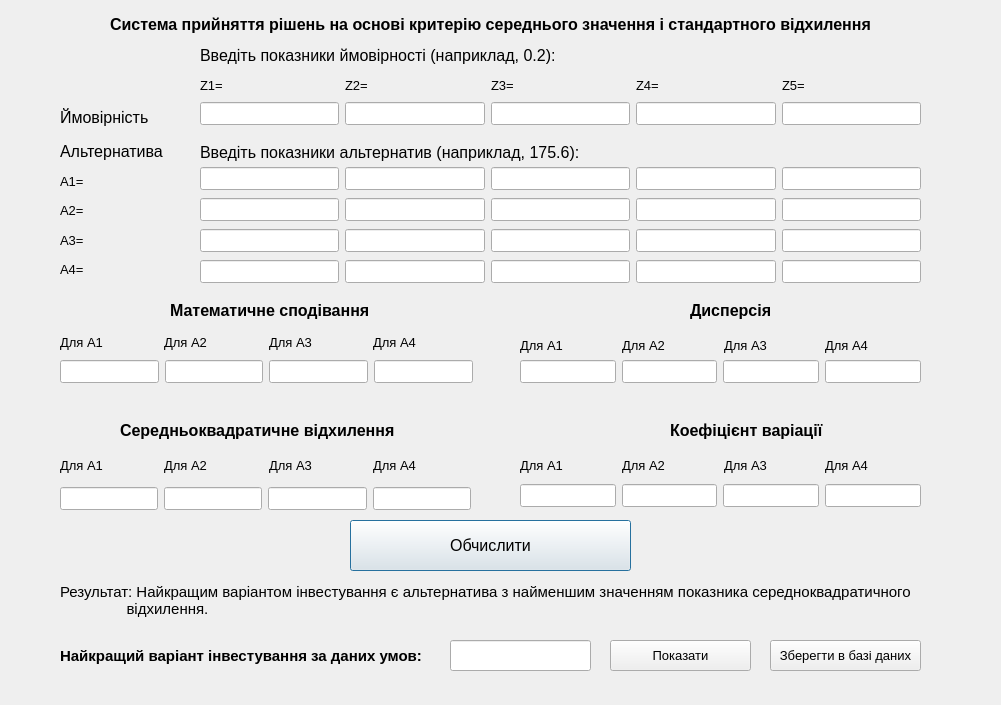
<?xml version="1.0" encoding="UTF-8"?>
<ui version="4.0">
 <class>Dialog2</class>
 <widget class="QDialog" name="Dialog2">
  <property name="geometry">
   <rect>
    <x>0</x>
    <y>0</y>
    <width>1001</width>
    <height>705</height>
   </rect>
  </property>
  <property name="font">
   <font>
    <pointsize>10</pointsize>
   </font>
  </property>
  <property name="windowTitle">
   <string>Dialog</string>
  </property>
  <widget class="QWidget" name="layoutWidget">
   <property name="geometry">
    <rect>
     <x>520</x>
     <y>330</y>
     <width>401</width>
     <height>31</height>
    </rect>
   </property>
   <property name="font">
    <font>
     <pointsize>10</pointsize>
    </font>
   </property>
   <layout class="QHBoxLayout" name="horizontalLayout_9">
    <item>
     <widget class="QLabel" name="label_8">
      <property name="font">
       <font>
        <pointsize>10</pointsize>
       </font>
      </property>
      <property name="text">
       <string>Для А1</string>
      </property>
     </widget>
    </item>
    <item>
     <widget class="QLabel" name="label_33">
      <property name="font">
       <font>
        <pointsize>10</pointsize>
       </font>
      </property>
      <property name="text">
       <string>Для А2</string>
      </property>
     </widget>
    </item>
    <item>
     <widget class="QLabel" name="label_7">
      <property name="font">
       <font>
        <pointsize>10</pointsize>
       </font>
      </property>
      <property name="text">
       <string>Для А3</string>
      </property>
     </widget>
    </item>
    <item>
     <widget class="QLabel" name="label_6">
      <property name="font">
       <font>
        <pointsize>10</pointsize>
       </font>
      </property>
      <property name="text">
       <string>Для А4</string>
      </property>
     </widget>
    </item>
   </layout>
  </widget>
  <widget class="QWidget" name="layoutWidget">
   <property name="geometry">
    <rect>
     <x>60</x>
     <y>483</y>
     <width>411</width>
     <height>31</height>
    </rect>
   </property>
   <property name="font">
    <font>
     <pointsize>10</pointsize>
    </font>
   </property>
   <layout class="QHBoxLayout" name="horizontalLayout_12">
    <item>
     <widget class="QLineEdit" name="lineEdit_24">
      <property name="font">
       <font>
        <pointsize>10</pointsize>
       </font>
      </property>
     </widget>
    </item>
    <item>
     <widget class="QLineEdit" name="lineEdit_23">
      <property name="font">
       <font>
        <pointsize>10</pointsize>
       </font>
      </property>
     </widget>
    </item>
    <item>
     <widget class="QLineEdit" name="lineEdit_40">
      <property name="font">
       <font>
        <pointsize>10</pointsize>
       </font>
      </property>
     </widget>
    </item>
    <item>
     <widget class="QLineEdit" name="lineEdit_21">
      <property name="font">
       <font>
        <pointsize>10</pointsize>
       </font>
      </property>
     </widget>
    </item>
   </layout>
  </widget>
  <widget class="QLabel" name="label_15">
   <property name="geometry">
    <rect>
     <x>60</x>
     <y>103</y>
     <width>121</width>
     <height>28</height>
    </rect>
   </property>
   <property name="font">
    <font>
     <pointsize>12</pointsize>
    </font>
   </property>
   <property name="text">
    <string>Ймовірність</string>
   </property>
  </widget>
  <widget class="QLabel" name="label_14">
   <property name="geometry">
    <rect>
     <x>200</x>
     <y>137</y>
     <width>531</width>
     <height>31</height>
    </rect>
   </property>
   <property name="font">
    <font>
     <pointsize>12</pointsize>
    </font>
   </property>
   <property name="text">
    <string>Введіть показники альтернатив (наприклад, 175.6):</string>
   </property>
  </widget>
  <widget class="QLabel" name="label_16">
   <property name="geometry">
    <rect>
     <x>200</x>
     <y>30</y>
     <width>691</width>
     <height>51</height>
    </rect>
   </property>
   <property name="font">
    <font>
     <pointsize>12</pointsize>
    </font>
   </property>
   <property name="text">
    <string>Введіть показники ймовірності (наприклад, 0.2):</string>
   </property>
  </widget>
  <widget class="QLabel" name="label_18">
   <property name="geometry">
    <rect>
     <x>690</x>
     <y>300</y>
     <width>101</width>
     <height>21</height>
    </rect>
   </property>
   <property name="font">
    <font>
     <pointsize>12</pointsize>
     <weight>75</weight>
     <bold>true</bold>
    </font>
   </property>
   <property name="text">
    <string>Дисперсія</string>
   </property>
  </widget>
  <widget class="QWidget" name="layoutWidget_4">
   <property name="geometry">
    <rect>
     <x>60</x>
     <y>450</y>
     <width>411</width>
     <height>31</height>
    </rect>
   </property>
   <property name="font">
    <font>
     <pointsize>10</pointsize>
    </font>
   </property>
   <layout class="QHBoxLayout" name="horizontalLayout_11">
    <item>
     <widget class="QLabel" name="label_34">
      <property name="font">
       <font>
        <pointsize>10</pointsize>
       </font>
      </property>
      <property name="text">
       <string>Для А1</string>
      </property>
     </widget>
    </item>
    <item>
     <widget class="QLabel" name="label_20">
      <property name="font">
       <font>
        <pointsize>10</pointsize>
       </font>
      </property>
      <property name="text">
       <string>Для А2</string>
      </property>
     </widget>
    </item>
    <item>
     <widget class="QLabel" name="label_19">
      <property name="font">
       <font>
        <pointsize>10</pointsize>
       </font>
      </property>
      <property name="text">
       <string>Для А3</string>
      </property>
     </widget>
    </item>
    <item>
     <widget class="QLabel" name="label_9">
      <property name="font">
       <font>
        <pointsize>10</pointsize>
       </font>
      </property>
      <property name="text">
       <string>Для А4</string>
      </property>
     </widget>
    </item>
   </layout>
  </widget>
  <widget class="QLabel" name="label_21">
   <property name="geometry">
    <rect>
     <x>120</x>
     <y>420</y>
     <width>311</width>
     <height>21</height>
    </rect>
   </property>
   <property name="font">
    <font>
     <pointsize>12</pointsize>
     <weight>75</weight>
     <bold>true</bold>
    </font>
   </property>
   <property name="text">
    <string>Середньоквадратичне відхилення</string>
   </property>
  </widget>
  <widget class="QWidget" name="layoutWidget_6">
   <property name="geometry">
    <rect>
     <x>520</x>
     <y>360</y>
     <width>401</width>
     <height>24</height>
    </rect>
   </property>
   <property name="font">
    <font>
     <pointsize>10</pointsize>
    </font>
   </property>
   <layout class="QHBoxLayout" name="horizontalLayout_10">
    <item>
     <widget class="QLineEdit" name="lineEdit_29">
      <property name="font">
       <font>
        <pointsize>10</pointsize>
       </font>
      </property>
     </widget>
    </item>
    <item>
     <widget class="QLineEdit" name="lineEdit_28">
      <property name="font">
       <font>
        <pointsize>10</pointsize>
       </font>
      </property>
     </widget>
    </item>
    <item>
     <widget class="QLineEdit" name="lineEdit_39">
      <property name="font">
       <font>
        <pointsize>10</pointsize>
       </font>
      </property>
     </widget>
    </item>
    <item>
     <widget class="QLineEdit" name="lineEdit_22">
      <property name="font">
       <font>
        <pointsize>10</pointsize>
       </font>
      </property>
     </widget>
    </item>
   </layout>
  </widget>
  <widget class="QWidget" name="layoutWidget_7">
   <property name="geometry">
    <rect>
     <x>520</x>
     <y>450</y>
     <width>401</width>
     <height>31</height>
    </rect>
   </property>
   <property name="font">
    <font>
     <pointsize>10</pointsize>
    </font>
   </property>
   <layout class="QHBoxLayout" name="horizontalLayout_13">
    <item>
     <widget class="QLabel" name="label_35">
      <property name="font">
       <font>
        <pointsize>10</pointsize>
       </font>
      </property>
      <property name="text">
       <string>Для А1</string>
      </property>
     </widget>
    </item>
    <item>
     <widget class="QLabel" name="label_24">
      <property name="font">
       <font>
        <pointsize>10</pointsize>
       </font>
      </property>
      <property name="text">
       <string>Для А2</string>
      </property>
     </widget>
    </item>
    <item>
     <widget class="QLabel" name="label_23">
      <property name="font">
       <font>
        <pointsize>10</pointsize>
       </font>
      </property>
      <property name="text">
       <string>Для А3</string>
      </property>
     </widget>
    </item>
    <item>
     <widget class="QLabel" name="label_22">
      <property name="font">
       <font>
        <pointsize>10</pointsize>
       </font>
      </property>
      <property name="text">
       <string>Для А4</string>
      </property>
     </widget>
    </item>
   </layout>
  </widget>
  <widget class="QLabel" name="label_25">
   <property name="geometry">
    <rect>
     <x>670</x>
     <y>420</y>
     <width>221</width>
     <height>21</height>
    </rect>
   </property>
   <property name="font">
    <font>
     <pointsize>12</pointsize>
     <weight>75</weight>
     <bold>true</bold>
    </font>
   </property>
   <property name="text">
    <string>Коефіцієнт варіації</string>
   </property>
  </widget>
  <widget class="QWidget" name="layoutWidget_9">
   <property name="geometry">
    <rect>
     <x>520</x>
     <y>480</y>
     <width>401</width>
     <height>31</height>
    </rect>
   </property>
   <property name="font">
    <font>
     <pointsize>10</pointsize>
    </font>
   </property>
   <layout class="QHBoxLayout" name="horizontalLayout_14">
    <item>
     <widget class="QLineEdit" name="lineEdit_32">
      <property name="font">
       <font>
        <pointsize>10</pointsize>
       </font>
      </property>
     </widget>
    </item>
    <item>
     <widget class="QLineEdit" name="lineEdit_41">
      <property name="font">
       <font>
        <pointsize>10</pointsize>
       </font>
      </property>
     </widget>
    </item>
    <item>
     <widget class="QLineEdit" name="lineEdit_31">
      <property name="font">
       <font>
        <pointsize>10</pointsize>
       </font>
      </property>
     </widget>
    </item>
    <item>
     <widget class="QLineEdit" name="lineEdit_30">
      <property name="font">
       <font>
        <pointsize>10</pointsize>
       </font>
      </property>
     </widget>
    </item>
   </layout>
  </widget>
  <widget class="QWidget" name="layoutWidget_10">
   <property name="geometry">
    <rect>
     <x>60</x>
     <y>327</y>
     <width>411</width>
     <height>31</height>
    </rect>
   </property>
   <property name="font">
    <font>
     <pointsize>10</pointsize>
    </font>
   </property>
   <layout class="QHBoxLayout" name="horizontalLayout_5">
    <item>
     <widget class="QLabel" name="label_26">
      <property name="font">
       <font>
        <pointsize>10</pointsize>
       </font>
      </property>
      <property name="text">
       <string>Для А1</string>
      </property>
     </widget>
    </item>
    <item>
     <widget class="QLabel" name="label_27">
      <property name="font">
       <font>
        <pointsize>10</pointsize>
       </font>
      </property>
      <property name="text">
       <string>Для А2</string>
      </property>
     </widget>
    </item>
    <item>
     <widget class="QLabel" name="label_28">
      <property name="font">
       <font>
        <pointsize>10</pointsize>
       </font>
      </property>
      <property name="text">
       <string>Для А3</string>
      </property>
     </widget>
    </item>
    <item>
     <widget class="QLabel" name="label_32">
      <property name="font">
       <font>
        <pointsize>10</pointsize>
       </font>
      </property>
      <property name="text">
       <string>Для А4</string>
      </property>
     </widget>
    </item>
   </layout>
  </widget>
  <widget class="QLabel" name="label_29">
   <property name="geometry">
    <rect>
     <x>170</x>
     <y>300</y>
     <width>221</width>
     <height>21</height>
    </rect>
   </property>
   <property name="font">
    <font>
     <pointsize>12</pointsize>
     <weight>75</weight>
     <bold>true</bold>
    </font>
   </property>
   <property name="text">
    <string>Математичне сподівання</string>
   </property>
  </widget>
  <widget class="QWidget" name="layoutWidget_12">
   <property name="geometry">
    <rect>
     <x>60</x>
     <y>360</y>
     <width>413</width>
     <height>24</height>
    </rect>
   </property>
   <property name="font">
    <font>
     <pointsize>10</pointsize>
    </font>
   </property>
   <layout class="QHBoxLayout" name="horizontalLayout_6">
    <item>
     <widget class="QLineEdit" name="lineEdit_35">
      <property name="font">
       <font>
        <pointsize>10</pointsize>
       </font>
      </property>
     </widget>
    </item>
    <item>
     <widget class="QLineEdit" name="lineEdit_33">
      <property name="font">
       <font>
        <pointsize>10</pointsize>
       </font>
      </property>
     </widget>
    </item>
    <item>
     <widget class="QLineEdit" name="lineEdit_38">
      <property name="font">
       <font>
        <pointsize>10</pointsize>
       </font>
      </property>
     </widget>
    </item>
    <item>
     <widget class="QLineEdit" name="lineEdit_34">
      <property name="font">
       <font>
        <pointsize>10</pointsize>
       </font>
      </property>
     </widget>
    </item>
   </layout>
  </widget>
  <widget class="QLabel" name="label_17">
   <property name="geometry">
    <rect>
     <x>60</x>
     <y>580</y>
     <width>941</width>
     <height>41</height>
    </rect>
   </property>
   <property name="font">
    <font>
     <pointsize>11</pointsize>
    </font>
   </property>
   <property name="text">
    <string>Результат: Найкращим варіантом інвестування є альтернатива з найменшим значенням показника середноквадратичного
                відхилення. </string>
   </property>
  </widget>
  <widget class="QWidget" name="layoutWidget">
   <property name="geometry">
    <rect>
     <x>60</x>
     <y>140</y>
     <width>141</width>
     <height>141</height>
    </rect>
   </property>
   <property name="font">
    <font>
     <pointsize>10</pointsize>
    </font>
   </property>
   <layout class="QVBoxLayout" name="verticalLayout_5">
    <item>
     <widget class="QLabel" name="label_13">
      <property name="font">
       <font>
        <pointsize>12</pointsize>
       </font>
      </property>
      <property name="text">
       <string>Альтернатива</string>
      </property>
     </widget>
    </item>
    <item>
     <widget class="QLabel" name="label_10">
      <property name="font">
       <font>
        <pointsize>10</pointsize>
       </font>
      </property>
      <property name="text">
       <string>A1=</string>
      </property>
     </widget>
    </item>
    <item>
     <widget class="QLabel" name="label_11">
      <property name="font">
       <font>
        <pointsize>10</pointsize>
       </font>
      </property>
      <property name="text">
       <string>A2=</string>
      </property>
     </widget>
    </item>
    <item>
     <widget class="QLabel" name="label_12">
      <property name="font">
       <font>
        <pointsize>10</pointsize>
       </font>
      </property>
      <property name="text">
       <string>A3=</string>
      </property>
     </widget>
    </item>
    <item>
     <widget class="QLabel" name="label_31">
      <property name="font">
       <font>
        <pointsize>10</pointsize>
       </font>
      </property>
      <property name="text">
       <string>A4=</string>
      </property>
     </widget>
    </item>
   </layout>
  </widget>
  <widget class="QWidget" name="layoutWidget">
   <property name="geometry">
    <rect>
     <x>200</x>
     <y>100</y>
     <width>721</width>
     <height>27</height>
    </rect>
   </property>
   <property name="font">
    <font>
     <pointsize>10</pointsize>
    </font>
   </property>
   <layout class="QHBoxLayout" name="horizontalLayout_2">
    <item>
     <widget class="QLineEdit" name="lineEdit_18">
      <property name="font">
       <font>
        <pointsize>10</pointsize>
       </font>
      </property>
     </widget>
    </item>
    <item>
     <widget class="QLineEdit" name="lineEdit_16">
      <property name="font">
       <font>
        <pointsize>10</pointsize>
       </font>
      </property>
     </widget>
    </item>
    <item>
     <widget class="QLineEdit" name="lineEdit_20">
      <property name="font">
       <font>
        <pointsize>10</pointsize>
       </font>
      </property>
     </widget>
    </item>
    <item>
     <widget class="QLineEdit" name="lineEdit_19">
      <property name="font">
       <font>
        <pointsize>10</pointsize>
       </font>
      </property>
     </widget>
    </item>
    <item>
     <widget class="QLineEdit" name="lineEdit_17">
      <property name="font">
       <font>
        <pointsize>10</pointsize>
       </font>
      </property>
     </widget>
    </item>
   </layout>
  </widget>
  <widget class="QLabel" name="label_30">
   <property name="geometry">
    <rect>
     <x>110</x>
     <y>10</y>
     <width>871</width>
     <height>28</height>
    </rect>
   </property>
   <property name="font">
    <font>
     <pointsize>12</pointsize>
     <weight>75</weight>
     <bold>true</bold>
    </font>
   </property>
   <property name="text">
    <string>Система прийняття рішень на основі критерію середнього значення і стандартного відхилення</string>
   </property>
  </widget>
  <widget class="QPushButton" name="pushButton_13">
   <property name="geometry">
    <rect>
     <x>350</x>
     <y>520</y>
     <width>281</width>
     <height>51</height>
    </rect>
   </property>
   <property name="font">
    <font>
     <pointsize>12</pointsize>
    </font>
   </property>
   <property name="text">
    <string>Обчислити</string>
   </property>
  </widget>
  <widget class="QWidget" name="layoutWidget">
   <property name="geometry">
    <rect>
     <x>200</x>
     <y>165</y>
     <width>721</width>
     <height>121</height>
    </rect>
   </property>
   <layout class="QVBoxLayout" name="verticalLayout">
    <item>
     <layout class="QHBoxLayout" name="horizontalLayout">
      <item>
       <widget class="QLineEdit" name="lineEdit_3"/>
      </item>
      <item>
       <widget class="QLineEdit" name="lineEdit_4"/>
      </item>
      <item>
       <widget class="QLineEdit" name="lineEdit"/>
      </item>
      <item>
       <widget class="QLineEdit" name="lineEdit_5"/>
      </item>
      <item>
       <widget class="QLineEdit" name="lineEdit_2"/>
      </item>
     </layout>
    </item>
    <item>
     <layout class="QHBoxLayout" name="horizontalLayout_3">
      <item>
       <widget class="QLineEdit" name="lineEdit_6"/>
      </item>
      <item>
       <widget class="QLineEdit" name="lineEdit_7"/>
      </item>
      <item>
       <widget class="QLineEdit" name="lineEdit_8"/>
      </item>
      <item>
       <widget class="QLineEdit" name="lineEdit_9"/>
      </item>
      <item>
       <widget class="QLineEdit" name="lineEdit_10"/>
      </item>
     </layout>
    </item>
    <item>
     <layout class="QHBoxLayout" name="horizontalLayout_4">
      <item>
       <widget class="QLineEdit" name="lineEdit_11"/>
      </item>
      <item>
       <widget class="QLineEdit" name="lineEdit_12"/>
      </item>
      <item>
       <widget class="QLineEdit" name="lineEdit_13"/>
      </item>
      <item>
       <widget class="QLineEdit" name="lineEdit_14"/>
      </item>
      <item>
       <widget class="QLineEdit" name="lineEdit_15"/>
      </item>
     </layout>
    </item>
    <item>
     <layout class="QHBoxLayout" name="horizontalLayout_7">
      <item>
       <widget class="QLineEdit" name="lineEdit_25"/>
      </item>
      <item>
       <widget class="QLineEdit" name="lineEdit_26"/>
      </item>
      <item>
       <widget class="QLineEdit" name="lineEdit_27"/>
      </item>
      <item>
       <widget class="QLineEdit" name="lineEdit_36"/>
      </item>
      <item>
       <widget class="QLineEdit" name="lineEdit_37"/>
      </item>
     </layout>
    </item>
   </layout>
  </widget>
  <widget class="QWidget" name="layoutWidget">
   <property name="geometry">
    <rect>
     <x>200</x>
     <y>70</y>
     <width>721</width>
     <height>31</height>
    </rect>
   </property>
   <layout class="QHBoxLayout" name="horizontalLayout_8">
    <item>
     <widget class="QLabel" name="label_2">
      <property name="text">
       <string>Z1=</string>
      </property>
     </widget>
    </item>
    <item>
     <widget class="QLabel" name="label_5">
      <property name="text">
       <string>Z2=</string>
      </property>
     </widget>
    </item>
    <item>
     <widget class="QLabel" name="label">
      <property name="text">
       <string>Z3=</string>
      </property>
     </widget>
    </item>
    <item>
     <widget class="QLabel" name="label_3">
      <property name="text">
       <string>Z4=</string>
      </property>
     </widget>
    </item>
    <item>
     <widget class="QLabel" name="label_4">
      <property name="text">
       <string>Z5=</string>
      </property>
     </widget>
    </item>
   </layout>
  </widget>
  <widget class="QLabel" name="label_36">
   <property name="geometry">
    <rect>
     <x>60</x>
     <y>640</y>
     <width>411</width>
     <height>31</height>
    </rect>
   </property>
   <property name="font">
    <font>
     <pointsize>11</pointsize>
     <weight>75</weight>
     <bold>true</bold>
    </font>
   </property>
   <property name="text">
    <string>Найкращий варіант інвестування за даних умов:</string>
   </property>
  </widget>
  <widget class="QLineEdit" name="lineEdit_42">
   <property name="geometry">
    <rect>
     <x>450</x>
     <y>640</y>
     <width>141</width>
     <height>31</height>
    </rect>
   </property>
  </widget>
  <widget class="QPushButton" name="pushButton">
   <property name="geometry">
    <rect>
     <x>610</x>
     <y>640</y>
     <width>141</width>
     <height>31</height>
    </rect>
   </property>
   <property name="text">
    <string>Показати</string>
   </property>
  </widget>
  <widget class="QPushButton" name="pushButton_2">
   <property name="geometry">
    <rect>
     <x>770</x>
     <y>640</y>
     <width>151</width>
     <height>31</height>
    </rect>
   </property>
   <property name="text">
    <string>Зберегти в базі даних</string>
   </property>
  </widget>
 </widget>
 <resources/>
 <connections/>
</ui>
